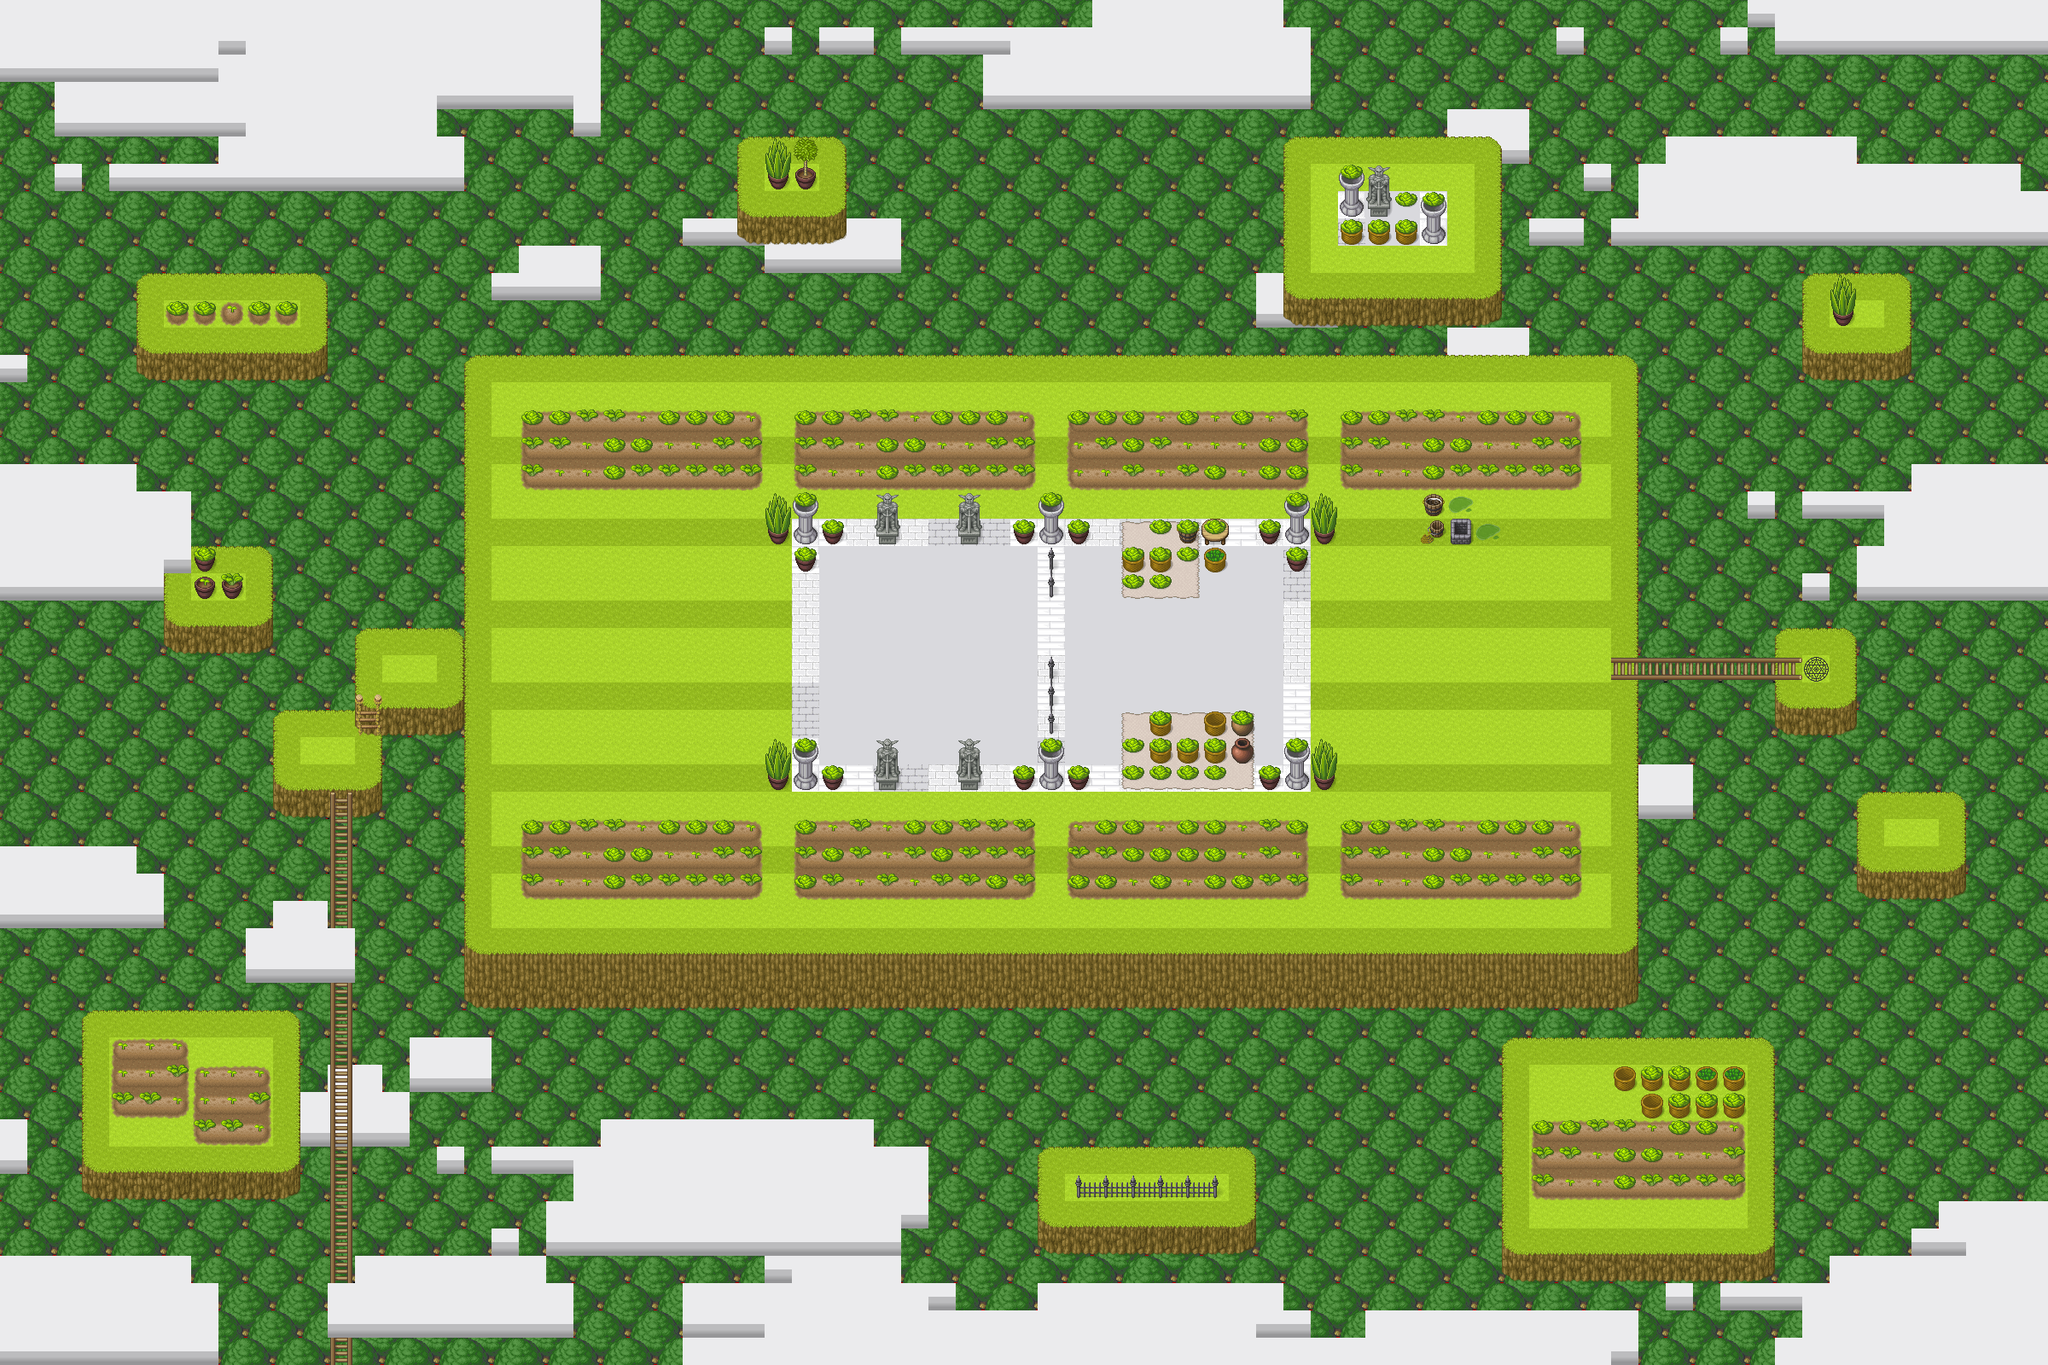

A level layout from a 2D game, rendered from its tile map. Below: a short description, then the map file with tile-grid data replaced by summaries:
An orthogonal 75x50 tile map with 32x32 px tiles, 6 tile layers (border, ground2, ground, cliff, ...) and 10 objects (2x 5, 2x 4, 2x 3, 2x 2, 2x 1).

<map version="1.10" tiledversion="1.10.2" orientation="orthogonal" renderorder="right-down" width="75" height="50" tilewidth="32" tileheight="32" infinite="0" nextlayerid="12" nextobjectid="21">
 <editorsettings>
  <export target="haven.tmj" format="json" />
 </editorsettings>
 <tileset firstgid="1" name="pipoya32x32" tilewidth="32" tileheight="32" tilecount="1064" columns="8">
  <image source="pipoya32x32.png" width="256" height="4256" />
 </tileset>
 <layer id="4" name="border" width="75" height="50">
  <data>[3750 cells, 2748 non-empty, 1 distinct tile ids]</data>
 </layer>
 <layer id="8" name="ground2" width="75" height="50">
  <data>[3750 cells, 3750 non-empty, 5 distinct tile ids]</data>
 </layer>
 <layer id="1" name="ground" width="75" height="50">
  <data>[3750 cells, 1189 non-empty, 19 distinct tile ids]</data>
 </layer>
 <layer id="5" name="cliff" width="75" height="50">
  <data>[3750 cells, 290 non-empty, 23 distinct tile ids]</data>
 </layer>
 <layer id="2" name="buildings" width="75" height="50">
  <data>[3750 cells, 355 non-empty, 34 distinct tile ids]</data>
 </layer>
 <layer id="7" name="extras" width="75" height="50">
  <data>[3750 cells, 782 non-empty, 11 distinct tile ids]</data>
 </layer>
 <objectgroup id="10" name="objectLayer">
  <object id="11" name="5" x="1170" y="662">
   <point />
  </object>
  <object id="12" name="4" x="1080" y="865">
   <point />
  </object>
  <object id="5" name="3" x="1466.67" y="692.667">
   <point />
  </object>
  <object id="6" name="2" x="1484" y="828">
   <point />
  </object>
  <object id="7" name="1" x="1286" y="829.333">
   <point />
  </object>
 </objectgroup>
 <objectgroup id="11" name="enemyLayer">
  <object id="14" name="5" x="991.333" y="709.333">
   <point />
  </object>
  <object id="16" name="4" x="1084" y="794">
   <point />
  </object>
  <object id="17" name="3" x="1466.67" y="696.667">
   <point />
  </object>
  <object id="18" name="2" x="1625.33" y="757.333">
   <point />
  </object>
  <object id="20" name="1" x="1744.66" y="829.334">
   <point />
  </object>
 </objectgroup>
</map>
